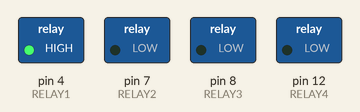
This sketch was run on a simulated Arduino Uno, built with avr-gcc and run on an emulated ATmega328P. Shown: switched loads named in the sketch (green lamp = pin HIGH).

Above: at 1.3 s.
At 2.2 s:
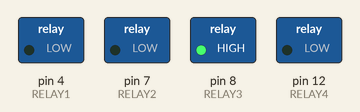
At 3.97 s:
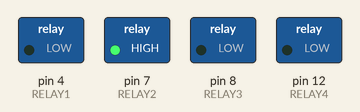
At 6.4 s:
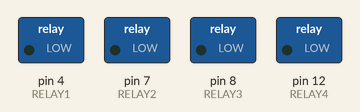
Timing chart, 0 to 7.9 s (numbered marks = the images above):
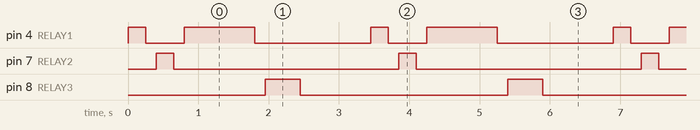

Measured:
- by itself, pin 4 (RELAY1): repeats every 3.5 s: LOW 0.55 s, HIGH 1.0 s, LOW 1.7 s, HIGH 0.25 s
- by itself, pin 7 (RELAY2): alternates HIGH for 0.25 s and LOW for 3.2 s
- by itself, pin 8 (RELAY3): alternates HIGH for 0.50 s and LOW for 3.0 s

The sketch:

music2.ino
```cpp
#define RELAY1 4
#define RELAY2 7
#define RELAY3 8
#define RELAY4 12

// Duración de notas (ms)
#define CORCHEA 250    // Nota corta
#define NEGRA 500      // Nota media
#define BLANCA 1000    // Nota larga
#define SILENCIO 150   // Pausa entre notas

void setup() {
  pinMode(RELAY1, OUTPUT);
  pinMode(RELAY2, OUTPUT);
  pinMode(RELAY3, OUTPUT);
  pinMode(RELAY4, OUTPUT);
  allOff();
}

void loop() {
  // Patrón rítmico (ejemplo: "We Will Rock You")
  playNote(RELAY1, CORCHEA);  // Bombo (corto)
  delay(SILENCIO);
  playNote(RELAY2, CORCHEA);   // Caja (corto)
  delay(SILENCIO);
  playNote(RELAY1, BLANCA);    // Bombo (largo)
  delay(SILENCIO);
  playNote(RELAY3, NEGRA);     // Hi-hat (medio)

  delay(1000); // Pausa entre patrones
}

void playNote(int relay, int duration) {
  digitalWrite(relay, HIGH);
  delay(duration);
  digitalWrite(relay, LOW);
}

void allOff() {
  digitalWrite(RELAY1, LOW);
  digitalWrite(RELAY2, LOW);
  digitalWrite(RELAY3, LOW);
  digitalWrite(RELAY4, LOW);
}
```
